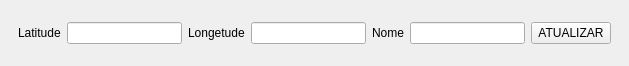
<?xml version="1.0" encoding="UTF-8"?>
<ui version="4.0">
 <class>MainWindow</class>
 <widget class="QMainWindow" name="MainWindow">
  <property name="geometry">
   <rect>
    <x>0</x>
    <y>0</y>
    <width>629</width>
    <height>66</height>
   </rect>
  </property>
  <property name="windowTitle">
   <string>MainWindow</string>
  </property>
  <widget class="QWidget" name="centralwidget">
   <layout class="QVBoxLayout" name="verticalLayout">
    <item>
     <widget class="QWidget" name="widget" native="true">
      <layout class="QHBoxLayout" name="horizontalLayout">
       <item>
        <widget class="QLabel" name="label">
         <property name="text">
          <string>Latitude</string>
         </property>
        </widget>
       </item>
       <item>
        <widget class="QLineEdit" name="LatitudeLine"/>
       </item>
       <item>
        <widget class="QLabel" name="label_2">
         <property name="text">
          <string>Longetude</string>
         </property>
        </widget>
       </item>
       <item>
        <widget class="QLineEdit" name="LongitudeLine"/>
       </item>
       <item>
        <widget class="QLabel" name="label_3">
         <property name="text">
          <string>Nome</string>
         </property>
        </widget>
       </item>
       <item>
        <widget class="QLineEdit" name="NomeLine"/>
       </item>
       <item>
        <widget class="QPushButton" name="btn_atualizar">
         <property name="text">
          <string>ATUALIZAR</string>
         </property>
        </widget>
       </item>
      </layout>
     </widget>
    </item>
   </layout>
  </widget>
 </widget>
 <resources/>
 <connections/>
</ui>
